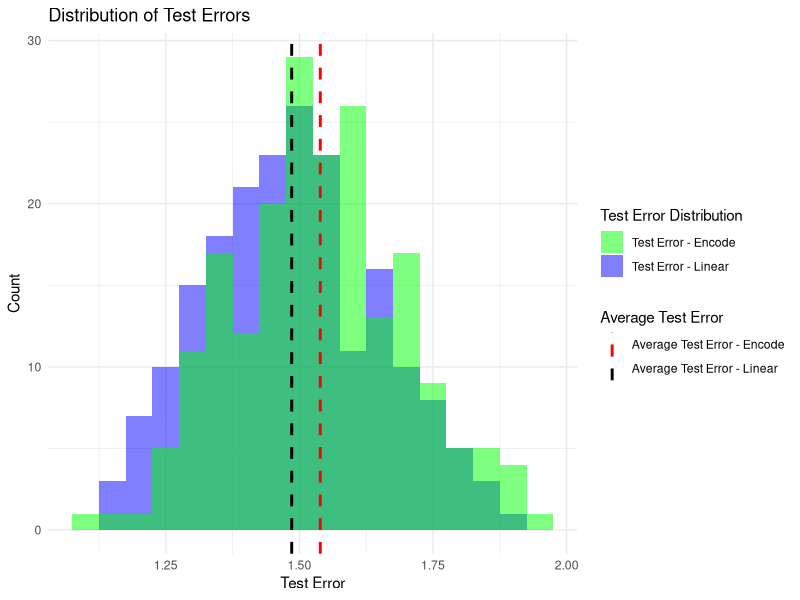

Source code (R):
## ---- chunk 1
knitr::opts_chunk$set(echo = TRUE)
library(magrittr)
library(dplyr)
library(caret)
library(purrr)
library(ggplot2)
## ---- chunk 2
data_raw_q1 <- read.csv2("data/qsar_aquatic_toxicity.csv", header = FALSE)
colnames(data_raw_q1) <- c("TPSA", "SAacc", "H050", "MLOGP", "RDCHI", "GATS1p", "nN", "C040", "LC50")

data_raw_q1 <- data_raw_q1 %>% 
  dplyr::mutate_all(as.numeric)
## ---- chunk 3
set.seed(123)

sample <- sample(c(TRUE, FALSE), nrow(data_raw_q1), replace=TRUE, prob=c(2/3, 1/3))
train_data  <- data_raw_q1[sample, ]
test_data   <- data_raw_q1[!sample, ]
## ---- chunk 4
mdl_linear <- lm(LC50 ~ TPSA + SAacc + H050 + MLOGP + RDCHI + GATS1p + nN + C040, data = train_data)

train_pred_linear <- predict(mdl_linear, train_data)
test_pred_linear <- predict(mdl_linear, test_data)

# Performance metrics: MSE
train_error_linear <- mean((train_pred_linear - train_data$LC50)^2)
test_error_linear <- mean((test_pred_linear - test_data$LC50)^2)

summary(mdl_linear)
## ---- chunk 5
train_data_encode <- train_data %>% 
  dplyr::mutate(H050_encode = ifelse(H050 > 0, 1, 0),
                nN_encode = ifelse(nN > 0, 1, 0),
                C040_encode = ifelse(C040 > 0, 1, 0)) %>%
  dplyr::select(-H050, -nN, -C040)

test_data_encode <- test_data %>%
  dplyr::mutate(H050_encode = ifelse(H050 > 0, 1, 0),
                nN_encode = ifelse(nN > 0, 1, 0),
                C040_encode = ifelse(C040 > 0, 1, 0)) %>%
  dplyr::select(-H050, -nN, -C040)
## ---- chunk 6
mdl_encode <- lm(LC50 ~ TPSA + SAacc + H050_encode + MLOGP + RDCHI + GATS1p + nN_encode + C040_encode, 
                 data = train_data_encode)

train_pred_encode <- predict(mdl_encode, train_data_encode)
test_pred_encode <- predict(mdl_encode, test_data_encode)

# Performance metrics: MSE
train_error_encode <- mean((train_pred_encode - train_data_encode$LC50)^2)
test_error_encode <- mean((test_pred_encode - test_data_encode$LC50)^2)

summary(mdl_encode)
## ---- chunk 7

model_training <- function(input_df) {
  
  sample <- sample(c(TRUE, FALSE), nrow(input_df), replace=TRUE, prob=c(2/3, 1/3))
  train_data  <- input_df[sample, ]
  test_data   <- input_df[!sample, ]

  train_data_encode <- train_data %>% 
  dplyr::mutate(H050_encode = ifelse(H050 > 0, 1, 0),
                nN_encode = ifelse(nN > 0, 1, 0),
                C040_encode = ifelse(C040 > 0, 1, 0)) %>%
  dplyr::select(-H050, -nN, -C040)

  test_data_encode <- test_data %>%
    dplyr::mutate(H050_encode = ifelse(H050 > 0, 1, 0),
                  nN_encode = ifelse(nN > 0, 1, 0),
                  C040_encode = ifelse(C040 > 0, 1, 0)) %>%
    dplyr::select(-H050, -nN, -C040)

  mdl_linear <- lm(LC50 ~ TPSA + SAacc + H050 + MLOGP + RDCHI + GATS1p + nN + C040, 
                   data = train_data)

  train_pred_linear <- predict(mdl_linear, train_data)
  test_pred_linear <- predict(mdl_linear, test_data)

  train_error_linear <- mean((train_pred_linear - train_data$LC50)^2)
  test_error_linear <- mean((test_pred_linear - test_data$LC50)^2)


  mdl_encode <- lm(LC50 ~ TPSA + SAacc + H050_encode + MLOGP + RDCHI + GATS1p + nN_encode + C040_encode,
                   data = train_data_encode)

  train_pred_encode <- predict(mdl_encode, train_data_encode)
  test_pred_encode <- predict(mdl_encode, test_data_encode)

  train_error_encode <- mean((train_pred_encode - train_data_encode$LC50)^2)
  test_error_encode <- mean((test_pred_encode - test_data_encode$LC50)^2)
  
  return(
    list(
      train_error_linear = train_error_linear,
      test_error_linear = test_error_linear,
      train_error_encode = train_error_encode,
      test_error_encode = test_error_encode)
    )
}

train_test_error_df <- purrr::map_dfr(1:200, ~ model_training(data_raw_q1))

avg_test_error_linear <- mean(train_test_error_df$test_error_linear)
avg_test_error_encode <- mean(train_test_error_df$test_error_encode)

ggplot(train_test_error_df) +
  geom_histogram(aes(x = test_error_linear, fill = "Test Error - Linear"), 
                 binwidth = 0.05, alpha = 0.5) +
  geom_histogram(aes(x = test_error_encode, fill = "Test Error - Encode"), 
                 binwidth = 0.05, alpha = 0.5) +
  geom_vline(aes(xintercept = avg_test_error_linear, color = "Average Test Error - Linear"), 
             linetype = "dashed", size = 1) +
  geom_vline(aes(xintercept = avg_test_error_encode, color = "Average Test Error - Encode"), 
             linetype = "dashed", size = 1) +
  scale_fill_manual(
    name = "Test Error Distribution",
    values = c("Test Error - Linear" = "blue", "Test Error - Encode" = "green")
  ) +
  scale_color_manual(
    name = "Average Test Error",
    values = c("Average Test Error - Linear" = "black", "Average Test Error - Encode" = "red")
  ) +
  labs(
    title = "Distribution of Test Errors",
    x = "Test Error",
    y = "Count"
  ) +
  theme_minimal()


## ---- chunk 8

## ---- chunk 9
knitr::opts_chunk$set(echo = TRUE)
data_raw_q2 <- read.csv("data/pimaindiansdiabetes2.csv")

